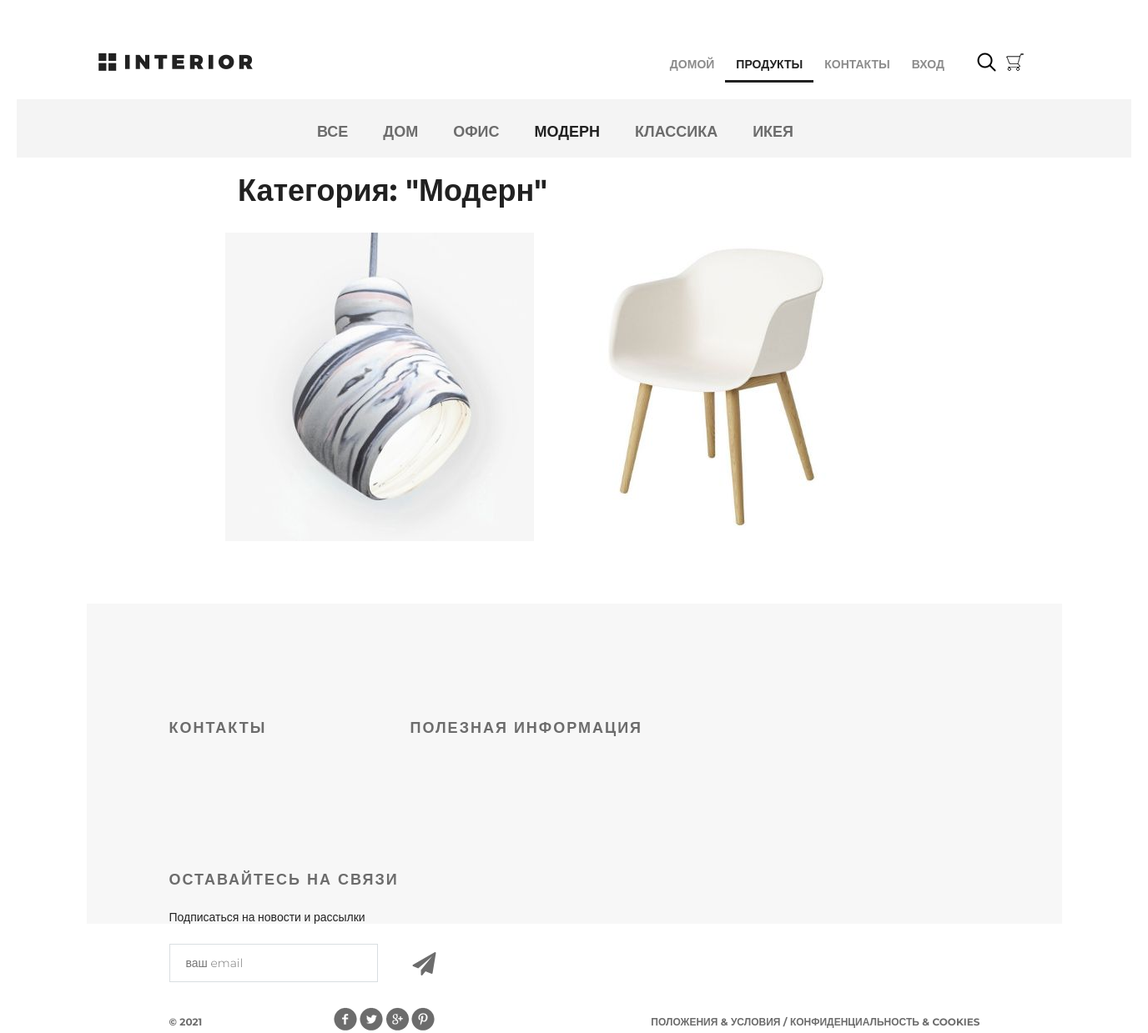
The app's page /products/3 with its own data.
### mainapp/models.py (models this page shows, shortened)
class ProductCategory(models.Model):
    name = models.CharField(max_length=64, unique=True, verbose_name='имя')
    description = models.TextField(verbose_name='Описание', blank=True)
    is_active = models.BooleanField(verbose_name='активность', default=True)

class Product(models.Model):
    category = models.ForeignKey(ProductCategory, on_delete=models.CASCADE)
    name = models.CharField(max_length=128, verbose_name='Имя')
    image = models.ImageField(upload_to='products_images', blank=True)
    short = models.CharField(max_length=64, verbose_name='Краткое описание', blank=True)
    description = models.TextField(verbose_name='Описание', blank=True)
    price = models.DecimalField(verbose_name='Цена', max_digits=8, decimal_places=2, default=0)
    quantity = models.PositiveSmallIntegerField(verbose_name='Количество на складе', default=0)
    is_active = models.BooleanField(verbose_name='активность', default=True)

### mainapp/views.py (the view, shortened to what this page needs)
# urls.py: path('products/', include('mainapp.urls', namespace='products')),
def products(request, pk=None):
    links_menu = ProductCategory.objects.all()
    if pk is not None:
        if pk == 0:
            products_list = Product.objects.all().order_by('price')
            category_item = {'name': 'Все', 'pk': 0}
        else:
            category_item = get_object_or_404(ProductCategory, pk=pk)
            products_list = Product.objects.filter(category=category_item)
        content = {
            'title': 'Товары',
            'links_menu': links_menu,
            'products': products_list,
            'category': category_item,
        }
        return render(request, 'mainapp/products_list.html', content)

### mainapp/context_processors.py (called while the page is built)
def basket(request):
    basket_list = []
    if request.user.is_authenticated:
        basket_list = Basket.objects.filter(user=request.user)
    return {
        'basket': basket_list
    }

### mainapp/templates/mainapp/products_list.html (shortened to what this page needs)
{% extends 'mainapp/base.html' %}
{% load static %}
{% block content %}
    <div class="hero-white">
			<div class="header clearfix">
                <a href="index.html" class="logo"></a>
                    {% include 'mainapp/includes/inc_main_menu.html'%}
            </div>
    </div>
    <div class="details">
        <div class="links clearfix">
            {% include 'mainapp/includes/inc_categories_menu.html' %}
        </div>
        <div class="products_list">
          <div class="title clearfix">
            <h2>
              Категория: "{{ category.name|title }}"
            </h2>
          </div>
          <div class="category-products clearfix">
            {% for product in products %}
              <div class="block">
                <a href="{% url 'products:product' product.pk %}">
                  <img src="/media/{{ product.image }}" alt="product">
                </a>
              </div>
        {% endfor %}
      </div>
    </div>
  </div>
  <div class="clr"></div>
{% endblock %}

### mainapp/templates/mainapp/includes/inc_categories_menu.html
<ul class="links-menu">
    <li><a href="{% url 'products:category' 0%}"
               {% if request.resolver_match.kwargs.pk == 0 %} class="active"{% endif %}>
        Все</a>
    </li>
    {% for link in links_menu %}
        <li><a href="{% url 'products:category' link.pk %}"
               {% if request.resolver_match.kwargs.pk == link.pk %} class="active"{% endif %}>{{ link.name }}</a></li>
    {% endfor %}
</ul>

### static/css/style.css (style rules this page uses)
* { margin: 0; padding: 0; }
body { font-family: 'Montserrat', sans-serif; }
html, body { height: 100%; }
.products_list { margin-left: 250px; }
.products_list a { color: #555; text-decoration: none; }
.products_list .title { margin: 20px auto; height: 50px; float: none; }
.products_list .title h2 { margin-top: 0; float: left; }
.category-products { margin-bottom: 75px; }
.category-products .block a img { float: left; }
.category-products .block { float: left; margin-right: 30px; display: block; height: 370px; width: 370px; position: relative; }
.clr { height: 384px; }
.logo { background-image: url(/static/img/logo.png); margin-top: 63px; width: 185px; height: 22px; float: left; }
.clearfix:after { content: ""; display: block; clear: both; }
.title { height: 152px; margin-right: 15px; }
.title h2 { float: left; margin-top: 118px; color: #212121; font-size: 36px; font-weight: 700; text-align: left; margin-left: 15px; }
.hero-white { background-color: #fff; height: 119px; padding-left: 98px; padding-right: 211px; position: relative; }
.links { height: 70px; background-color: #f4f4f4; position: relative; padding-left: 360px; }
.links-menu { margin: 27px auto 0px; position: absolute; }
.links-menu li { float: left; list-style-type: none; padding-right: 42px; }
.links-menu li a { text-decoration: none; color: #6c6c6c; font-size: 18px; font-weight: 700; text-transform: uppercase; }
.links-menu .active { color: #212121; font-size: 18px; font-weight: 700; }

### records on screen
ProductCategory: name "ДОМ"
ProductCategory: name "ОФИС"
ProductCategory: name "МОДЕРН", name "Модерн"
ProductCategory: name "КЛАССИКА"
ProductCategory: name "ИКЕЯ"
Product: image (picture)
Product: image (picture)
